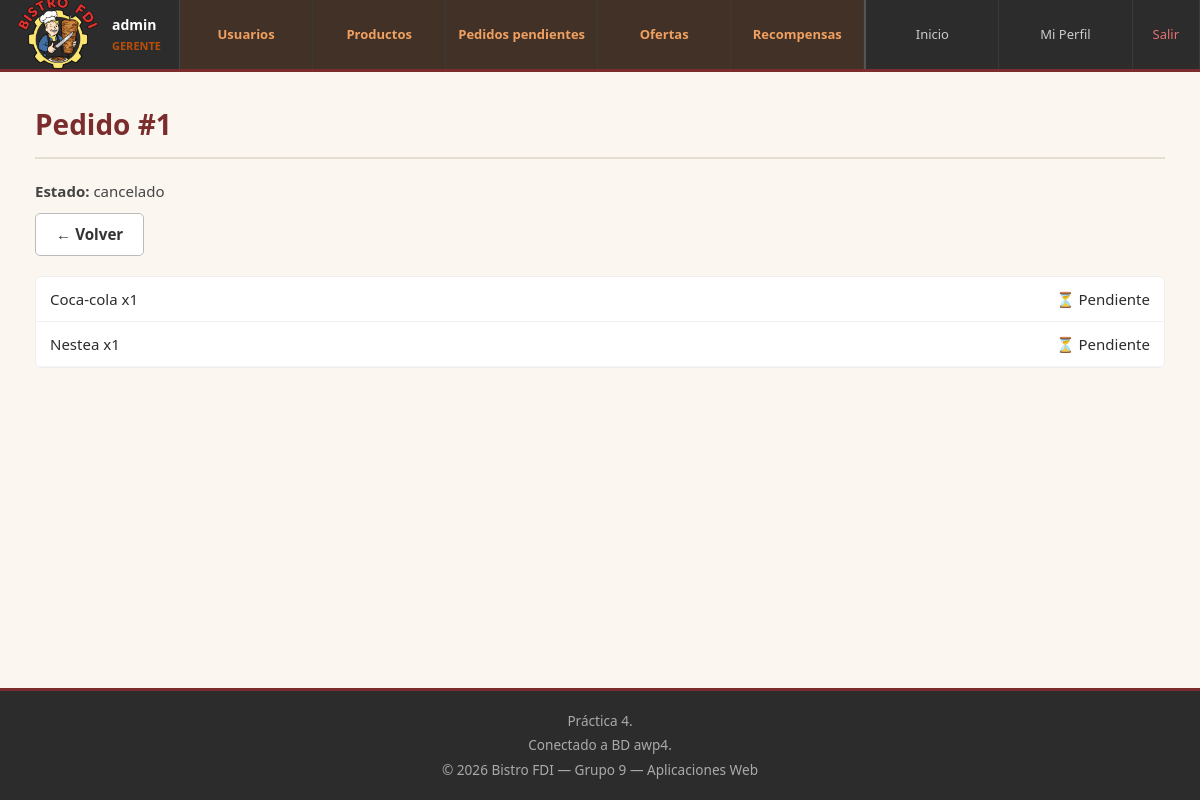
The app's page /admin/pedido_pendiente.php?id=1 (signed in) with its own data.
### tables this page shows
CREATE TABLE `pedidos` (
  `id` int(11) NOT NULL,
  `id_usuario` int(11) NOT NULL,
  `id_cocinero` int(11) DEFAULT NULL,
  `numero_dia` int(11) NOT NULL,
  `fecha_hora` datetime DEFAULT current_timestamp(),
  `estado` enum('nuevo','recibido','en preparación','cocinando','listo cocina','terminado','entregado','cancelado') DEFAULT 'nuevo',
  `tipo` enum('local','llevar') NOT NULL,
  `total_sin_descuento` decimal(10,2) NOT NULL DEFAULT 0.00,
  `descuento_aplicado` decimal(10,2) NOT NULL DEFAULT 0.00,
  `total_iva` decimal(10,2) NOT NULL
);

CREATE TABLE `pedido_productos` (
  `id_pedido` int(11) NOT NULL,
  `id_producto` int(11) NOT NULL,
  `cantidad` int(11) NOT NULL,
  `precio_unitario_historico` decimal(10,2) NOT NULL,
  `preparado` tinyint(1) NOT NULL DEFAULT 0,
  `es_recompensa` tinyint(1) NOT NULL DEFAULT 0
);

CREATE TABLE `productos` (
  `id` int(11) NOT NULL,
  `nombre` varchar(100) NOT NULL,
  `descripcion` text NOT NULL,
  `id_categoria` int(11) NOT NULL,
  `precio_base` decimal(10,2) NOT NULL,
  `iva` int(11) NOT NULL CHECK (`iva` in (4,10,21)),
  `disponible` tinyint(1) DEFAULT 1,
  `ofertado` tinyint(1) DEFAULT 1
);

### includes/clases/cocineros/Cocina.php (called while the page is built, shortened)
<?php
class Cocina
{
    public static function obtenerPedido($id_pedido)
    {
        $conn = Aplicacion::getInstance()->getConexionBd();
        $stmt = $conn->prepare("SELECT * FROM pedidos WHERE id = ?");
        $stmt->bind_param("i", $id_pedido);
        $stmt->execute();
        return $stmt->get_result()->fetch_assoc();
    }
    public static function obtenerLineasPedidoCocina($id_pedido)
    {
        $conn = Aplicacion::getInstance()->getConexionBd();
        $sql = "SELECT pp.id_pedido, pp.id_producto, pp.cantidad, pp.preparado, pp.precio_unitario_historico,
                       p.nombre
                FROM pedido_productos pp
                JOIN productos p ON p.id = pp.id_producto
                WHERE pp.id_pedido = ?";
        $stmt = $conn->prepare($sql);
        $stmt->bind_param("i", $id_pedido);
        $stmt->execute();
        $lineas = [];
        $res = $stmt->get_result();
        if ($res) {
            while ($row = $res->fetch_assoc()) {
                $lineas[] = $row;
            }
        }
        return $lineas;
    }
    public static function detallesPedidoGerente($id_pedido)
    {
        return self::obtenerLineasPedidoCocina($id_pedido);
    }
}

### admin/pedido_pendiente.php (the view, shortened to what this page needs)
<?php
$id_pedido = isset($_GET['id']) ? (int)$_GET['id'] : 0;
$pedido = Cocina::obtenerPedido($id_pedido);
$lineas = Cocina::detallesPedidoGerente($id_pedido);
$contenidoPrincipal = "
<h1>Pedido #" . htmlspecialchars($pedido['numero_dia']) . "</h1>
<p><strong>Estado:</strong> " . htmlspecialchars($pedido['estado']) . "</p>
<a href='pedidos_pendientes.php'>
    <button class='btn-contorno btn-lg mb-20'>← Volver</button>
</a>
<div class='panel-tabla'>";
if (empty($lineas)) {
    $contenidoPrincipal .= "<div class='panel-vacio'>No hay productos.</div>";
} else {
    foreach ($lineas as $l) {
        $nombre    = htmlspecialchars($l['nombre']);
        $cant      = (int)$l['cantidad'];
        $estadoProd = ((int)$l['preparado'] === 1) ? "✅ Preparado" : "⏳ Pendiente";
        $contenidoPrincipal .= "
        <div class='flex-entre fila-linea-pedido'>
            <div>{$nombre} x{$cant}</div>
            <div>{$estadoProd}</div>
        </div>";
    }
}
$contenidoPrincipal .= "</div>";
require RAIZ_APP . '/vistas/plantillas/plantilla.php';

### CSS/estilo.css (style rules this page uses)
*, *::before, *::after { box-sizing: border-box; margin: 0; padding: 0; }
body { font-family: 'Segoe UI', Tahoma, Geneva, Verdana, sans-serif; font-size: 15px; line-height: 1.6; color: #2C2C2C; background-color: #FBF7F0; min-height: 100vh; margin: 0; padding: 0; }
main h1 { font-size: 1.75rem; font-weight: 700; color: #7B2D2D; margin-bottom: 20px; padding-bottom: 10px; border-bottom: 2px solid #E5DDD0; }
main p { margin-bottom: 10px; color: #444; }
main a { color: #7B2D2D; text-decoration: none; font-weight: 500; }
.flex-entre { display: flex; justify-content: space-between; align-items: center; }
.mb-20 { margin-bottom: 20px; }
button, a.boton, input[type="submit"] { display: inline-block; padding: 8px 18px; border-radius: 5px; font-size: 0.9rem; font-family: inherit; font-weight: 600; cursor: pointer; border: none; text-decoration: none; transition: background-color 0.18s, transform 0.1s; line-height: 1.4; }
.btn-contorno { background-color: white !important; color: #333 !important; border: 1px solid #bbb !important; transition: background-color 0.18s, border-color 0.18s, color 0.18s, transform 0.12s, box-shadow 0.18s !important; }
.btn-lg { padding: 10px 20px !important; font-size: 0.95rem !important; }
.panel-tabla { border: 1px solid #eee; border-radius: 6px; overflow: hidden; background: #fff; margin-bottom: 25px; }
.fila-linea-pedido { border-bottom: 1px solid #f2f2f2; padding: 10px 14px; }

### records on screen
pedidos: numero_dia "1", estado "cancelado"
pedido_productos: id_producto.nombre "Coca-cola", cantidad "1", preparado "⏳ Pendiente"
pedido_productos: id_producto.nombre "Nestea", cantidad "1", preparado "⏳ Pendiente"

### other values on screen
$nombreActual "admin"
$rolActual "GERENTE"
